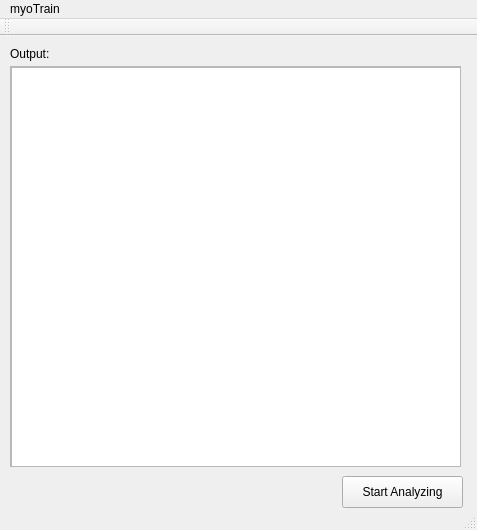
<?xml version="1.0" encoding="UTF-8"?>
<ui version="4.0">
 <class>myoTrain</class>
 <widget class="QMainWindow" name="myoTrain">
  <property name="geometry">
   <rect>
    <x>0</x>
    <y>0</y>
    <width>477</width>
    <height>530</height>
   </rect>
  </property>
  <property name="windowTitle">
   <string>myoTrain</string>
  </property>
  <widget class="QWidget" name="centralWidget">
   <widget class="QScrollArea" name="scrollArea">
    <property name="geometry">
     <rect>
      <x>10</x>
      <y>30</y>
      <width>451</width>
      <height>401</height>
     </rect>
    </property>
    <property name="widgetResizable">
     <bool>true</bool>
    </property>
    <widget class="QWidget" name="scrollAreaWidgetContents">
     <property name="geometry">
      <rect>
       <x>0</x>
       <y>0</y>
       <width>449</width>
       <height>399</height>
      </rect>
     </property>
     <widget class="QPlainTextEdit" name="outputData">
      <property name="geometry">
       <rect>
        <x>0</x>
        <y>0</y>
        <width>451</width>
        <height>421</height>
       </rect>
      </property>
     </widget>
    </widget>
   </widget>
   <widget class="QPushButton" name="startAnalyzing">
    <property name="geometry">
     <rect>
      <x>342</x>
      <y>440</y>
      <width>121</width>
      <height>32</height>
     </rect>
    </property>
    <property name="text">
     <string>Start Analyzing</string>
    </property>
   </widget>
   <widget class="QLabel" name="label">
    <property name="geometry">
     <rect>
      <x>10</x>
      <y>10</y>
      <width>59</width>
      <height>16</height>
     </rect>
    </property>
    <property name="text">
     <string>Output:</string>
    </property>
   </widget>
  </widget>
  <widget class="QMenuBar" name="menuBar">
   <property name="geometry">
    <rect>
     <x>0</x>
     <y>0</y>
     <width>477</width>
     <height>22</height>
    </rect>
   </property>
   <widget class="QMenu" name="menumyoTrain">
    <property name="title">
     <string>myoTrain</string>
    </property>
   </widget>
   <addaction name="menumyoTrain"/>
  </widget>
  <widget class="QToolBar" name="mainToolBar">
   <attribute name="toolBarArea">
    <enum>TopToolBarArea</enum>
   </attribute>
   <attribute name="toolBarBreak">
    <bool>false</bool>
   </attribute>
  </widget>
  <widget class="QStatusBar" name="statusBar"/>
 </widget>
 <layoutdefault spacing="6" margin="11"/>
 <resources/>
 <connections/>
</ui>
